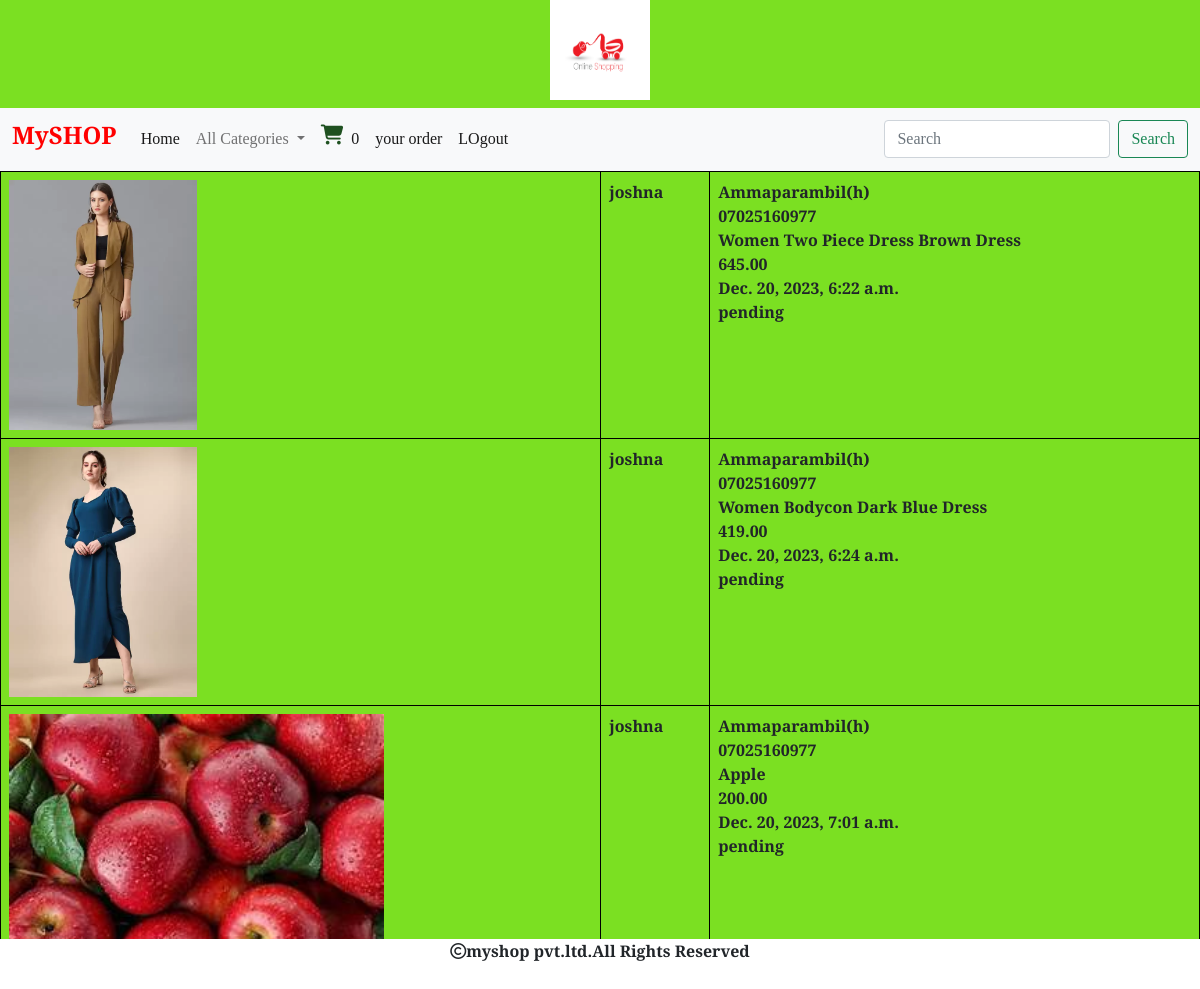
/cart/orderview (signed in), run on the app's committed database.
### cart/models.py (models this page shows, shortened)
class Order(models.Model):
    product=models.ForeignKey(Product,on_delete=models.CASCADE)
    user=models.ForeignKey(User,on_delete=models.CASCADE)
    no_of_items=models.IntegerField()
    address=models.TextField()
    phone=models.CharField(max_length=30)
    order_status=models.CharField(max_length=30,default="pending")
    delivery_status=models.CharField(max_length=30,default="pending")
    date_ordered=models.DateTimeField(auto_now_add=True)

### shop/models.py (models this page shows)
class Product(models.Model):
    name=models.CharField(max_length=200)
    desc=models.TextField()
    img=models.ImageField(upload_to='shop/products',blank=True,null=True)
    price=models.DecimalField(max_digits=10,decimal_places=2)
    category=models.ForeignKey(Category,on_delete=models.CASCADE)
    stock=models.IntegerField()
    available=models.BooleanField(default=True)
    created=models.DateTimeField(auto_now_add=True)
    updated=models.DateTimeField(auto_now=True)
    def __str__(self):
        return self.name

### cart/views.py (the view)
# urls.py: path('orderview',views.orderview,name="orderview"),
def orderview(request):
    u = request.user
    c= Order.objects.filter(user=u)
    return render(request,'orderview.html',{'c':c})

### cart/context_processors.py (called while the page is built)
def productcount(request):
    item_count=0
    if request.user.is_authenticated:
        u=request.user
        try:
            cart=Cart.objects.filter(user=u)
            for i in cart:
                item_count=item_count+i.quantity
        except:
             item_count=0
    return {'count':item_count}

### shop/context_processors.py (called while the page is built)
def menu_links(request):
    c=Category.objects.all()
    return {'links':c}

### templates/orderview.html
{% extends 'base.html' %}
{% load static %}
{% block content %}
<table class="table table-bordered">
    {% for i in c %}
    <tr>
        <td><img src="{{i.product.img.url}}" style="height:250px;"> </td>
        <td class="fw-bold">{{i.user.username}}</td>
        <td class="fw-bold">{{i.address}}<br>
            {{i.phone}}<br>
            {{i.product}}<br>
            <b>{{i.product.price}}</b><br>
            {{i.date_ordered}}<br>
            {{i.delivery_status}}
        </td>
    </tr>
    {% endfor %}
</table>
{% endblock %}

### static/css/style.css (style rules this page uses)
body { background-color:#7be022; font-family: 'Crimson Text', serif; }
.table-bordered { border-color:black; }

### data on the page
Order: product.img (picture), user.username "joshna", address "Ammaparambil(h)", phone "07025160977", product "Women Two Piece Dress Brown Dress", product.price "645.00", date_ordered "Dec. 20, 2023, 6:22 a.m.", delivery_status "pending"
Order: product.img (picture), user.username "joshna", address "Ammaparambil(h)", phone "07025160977", product "Women Bodycon Dark Blue Dress", product.price "419.00", date_ordered "Dec. 20, 2023, 6:24 a.m.", delivery_status "pending"
Order: product.img (picture), user.username "joshna", address "Ammaparambil(h)", phone "07025160977", product "Apple", product.price "200.00", date_ordered "Dec. 20, 2023, 7:01 a.m.", delivery_status "pending"

### other printed values
{{ count }} "0"
